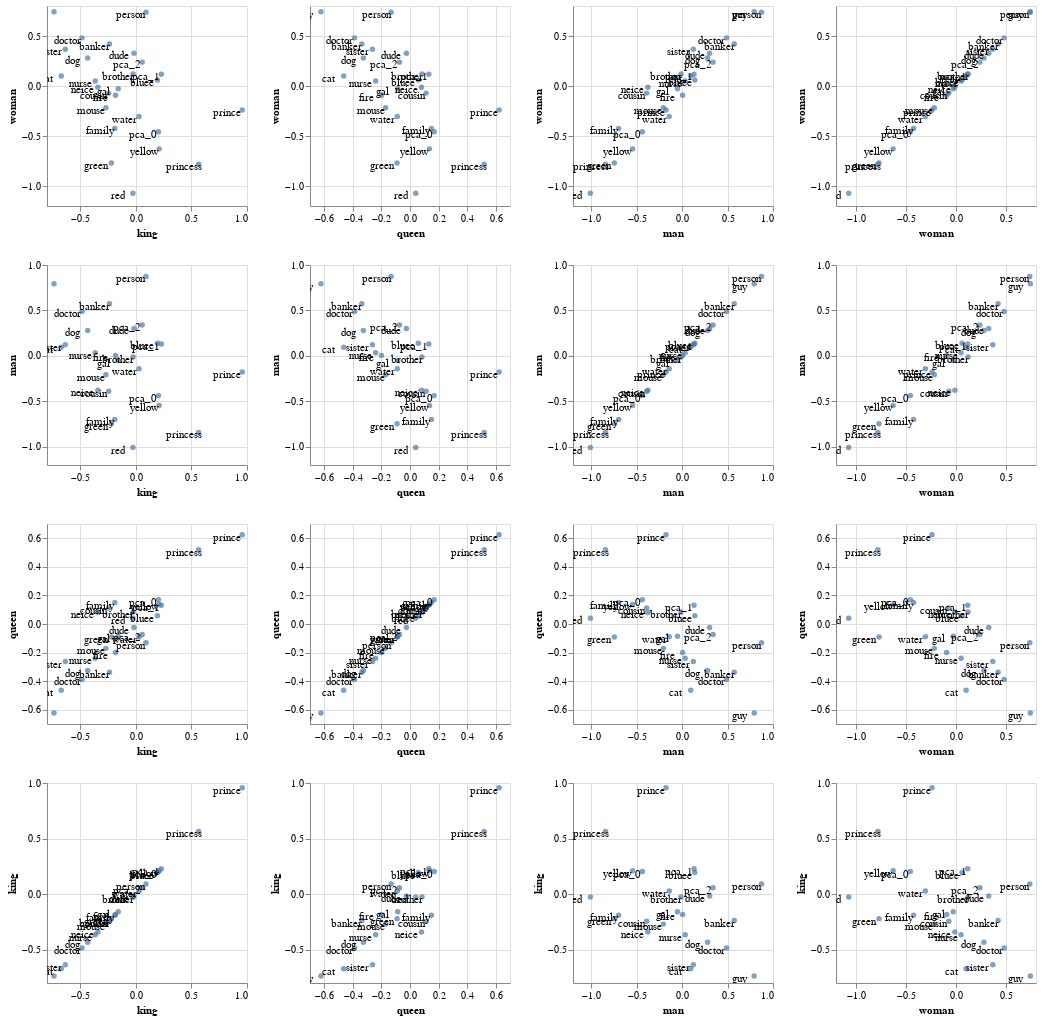

The cell this chart's notebook holds for it:
### Markdown cell above
What is particularily interesting here is the pca axes. They seem to encode information and can we attempt an understanding by glancing at it.

But the overlap makes it hard to read. So let's apply one more transformation here.

### Code cell
from whatlies.transformers import noise 

(emb
 .transform(pca(3))
 .transform(noise(1))
 .plot_interactive_matrix('king', 'queen', 'man', 'woman', annot=True, width=200, height=200))

### Figure 1 — Vega-Lite specification as saved in the notebook (floating-point values rounded to 4 significant figures)
{"config": {"view": {"continuousWidth": 400, "continuousHeight": 300}}, "repeat": {"column": ["king", "queen", "man", "woman"], "row": ["woman", "man", "queen", "king"]}, "spec": {"layer": [{"mark": "circle", "encoding": {"text": {"type": "nominal", "field": "original"}, "tooltip": [{"type": "nominal", "field": "name"}, {"type": "nominal", "field": "original"}], "x": {"type": "quantitative", "field": {"repeat": "column"}}, "y": {"type": "quantitative", "field": {"repeat": "row"}}}, "selection": {"selector013": {"type": "interval", "bind": "scales", "encodings": ["x", "y"]}}}, {"mark": {"type": "text", "color": "black", "dx": -15, "dy": 3}, "encoding": {"text": {"type": "nominal", "field": "original"}, "tooltip": [{"type": "nominal", "field": "name"}, {"type": "nominal", "field": "original"}], "x": {"type": "quantitative", "field": {"repeat": "column"}}, "y": {"type": "quantitative", "field": {"repeat": "row"}}}}], "data": {"name": "data-55f102e15795747443dbb6c654a08f6a"}, "height": 200, "width": 200}, "$schema": "https://vega.github.io/schema/vega-lite/v4.0.2.json", "datasets": {"data-55f102e15795747443dbb6c654a08f6a": [{"king": 0.9572, "queen": 0.624, "man": -0.1771, "woman": -0.2401, "name": "prince", "original": "prince"}, {"king": 0.5647, "queen": 0.5193, "man": -0.8422, "woman": -0.7815, "name": "princess", "original": "princess"}, {"king": -0.3658, "queen": -0.2404, "man": 0.03375, "woman": 0.05054, "name": "nurse", "original": "nurse"}, {"king": -0.4847, "queen": -0.3879, "man": 0.4892, "woman": 0.4813, "name": "doctor", "original": "doctor"}, {"king": -0.2375, "queen": -0.3371, "man": 0.5736, "woman": 0.4208, "name": "banker", "original": "banker"}, {"king": -0.2452, "queen": 0.1128, "man": -0.3895, "woman": -0.07124, "name": "cousin", "original": "cousin"}, {"king": -0.3417, "queen": 0.08067, "man": -0.3765, "woman": -0.01157, "name": "neice", "original": "neice"}, {"king": -0.01726, "queen": -0.02513, "man": 0.3027, "woman": 0.3273, "name": "dude", "original": "dude"}, {"king": -0.7371, "queen": -0.6234, "man": 0.7931, "woman": 0.7434, "name": "guy", "original": "guy"}, {"king": -0.1589, "queen": -0.08568, "man": -0.05088, "woman": -0.02781, "name": "gal", "original": "gal"}, {"king": -0.1832, "queen": -0.2002, "man": 0.005801, "woman": -0.09353, "name": "fire", "original": "fire"}, {"king": -0.434, "queen": -0.3263, "man": 0.2803, "woman": 0.2792, "name": "dog", "original": "dog"}, {"king": -0.6719, "queen": -0.4642, "man": 0.09542, "woman": 0.1007, "name": "cat", "original": "cat"}, {"king": -0.2701, "queen": -0.1706, "man": -0.2062, "woman": -0.2169, "name": "mouse", "original": "mouse"}, {"king": -0.02643, "queen": 0.04007, "man": -1.009, "woman": -1.073, "name": "red", "original": "red"}, {"king": 0.194, "queen": 0.05828, "man": 0.1398, "woman": 0.06091, "name": "bluee", "original": "bluee"}, {"king": -0.2206, "queen": -0.09043, "man": -0.7455, "woman": -0.7701, "name": "green", "original": "green"}, {"king": 0.2094, "queen": 0.1367, "man": -0.5443, "woman": -0.6287, "name": "yellow", "original": "yellow"}, {"king": 0.02852, "queen": -0.08916, "man": -0.1414, "woman": -0.3059, "name": "water", "original": "water"}, {"king": 0.09096, "queen": -0.132, "man": 0.8738, "woman": 0.7379, "name": "person", "original": "person"}, {"king": -0.1898, "queen": 0.15, "man": -0.6982, "woman": -0.424, "name": "family", "original": "family"}, {"king": -0.02492, "queen": 0.08361, "man": -0.01185, "woman": 0.1204, "name": "brother", "original": "brother"}, {"king": -0.6355, "queen": -0.2629, "man": 0.1238, "woman": 0.3681, "name": "sister", "original": "sister"}, {"king": 0.2029, "queen": 0.1693, "man": -0.4369, "woman": -0.4568, "name": "pca_0", "original": "pca_0"}, {"king": 0.2286, "queen": 0.1316, "man": 0.1309, "woman": 0.1169, "name": "pca_1", "original": "pca_1"}, {"king": 0.05629, "queen": -0.07397, "man": 0.3406, "woman": 0.2387, "name": "pca_2", "original": "pca_2"}]}}
